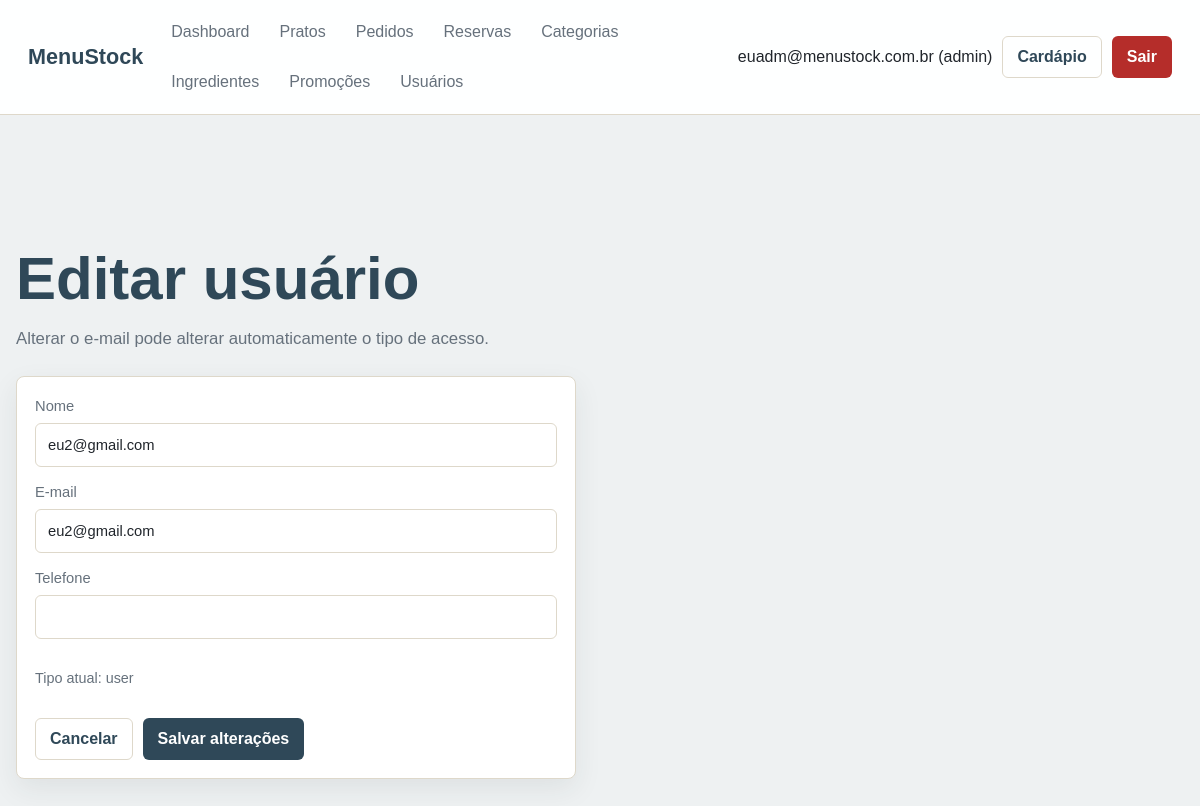
The page /admin/views/editar_usuario.php?id=11 (signed in) on the database its author committed.
### tables this page shows
CREATE TABLE `usuarios` (
  `id` int(11) NOT NULL,
  `nome` varchar(100) NOT NULL,
  `email` varchar(150) NOT NULL,
  `senha` varchar(255) NOT NULL,
  `telefone` varchar(20) DEFAULT NULL,
  `tipo` enum('admin','garcom','user') NOT NULL DEFAULT 'user',
  `login_attempts` tinyint(3) UNSIGNED NOT NULL DEFAULT 0,
  `locked_until` datetime DEFAULT NULL,
  `created_at` timestamp NOT NULL DEFAULT current_timestamp(),
  `updated_at` timestamp NOT NULL DEFAULT current_timestamp() ON UPDATE current_timestamp()
);

### admin/config/auth.php (called while the page is built, shortened)
<?php
require_once __DIR__ . '/conexao.php';
function e(mixed $value): string
{
    return htmlspecialchars((string) $value, ENT_QUOTES, 'UTF-8');
}
function isLoggedIn(): bool
{
    return !empty($_SESSION['usuario_id']);
}
function currentUserId(): ?int
{
    return isset($_SESSION['usuario_id']) ? (int) $_SESSION['usuario_id'] : null;
}
function currentUserTipo(): ?string
{
    return $_SESSION['usuario_tipo'] ?? null;
}
function hasRole(array|string $roles): bool
{
    $roles = is_array($roles) ? $roles : [$roles];
    return isLoggedIn() && in_array(currentUserTipo(), $roles, true);
}
function currentUser(): ?array
{
    $stmt = getConnection()->prepare('SELECT id, nome, email, telefone, tipo FROM usuarios WHERE id = ?');
    $stmt->execute([currentUserId()]);
    $user = $stmt->fetch();
    return $user;
}

### admin/config/conexao.php (called while the page is built, shortened)
<?php
function getConnection(): PDO
{
    static $pdo = null;
    if ($pdo instanceof PDO) {
        return $pdo;
    }
    $host = getenv('DB_HOST') ?: getenv('MYSQLHOST') ?: 'zephyr.proxy.rlwy.net';
    $port = getenv('DB_PORT') ?: getenv('MYSQLPORT') ?: '46100';
    $database = getenv('DB_NAME') ?: getenv('MYSQLDATABASE') ?: 'menustock';
    $user = getenv('DB_USER') ?: getenv('MYSQLUSER') ?: 'root';
    $password = getenv('DB_PASS') ?: getenv('MYSQLPASSWORD') ?: 'ojuEPvwwMfxxPVxEbtBZrEFVKfSvwfrr';
    $dsn = "mysql:host={$host};port={$port};dbname={$database};charset=utf8mb4";
    try {
        $pdo = new PDO($dsn, $user, $password, [
            PDO::ATTR_ERRMODE => PDO::ERRMODE_EXCEPTION,
            PDO::ATTR_DEFAULT_FETCH_MODE => PDO::FETCH_ASSOC,
            PDO::ATTR_EMULATE_PREPARES => false,
        ]);
    } catch (PDOException $exception) {
        http_response_code(500);
        exit('Falha ao conectar ao banco de dados.');
    }
    return $pdo;
}

### admin/models/Usuario.php (called while the page is built, shortened)
<?php
require_once __DIR__ . '/../config/conexao.php';
class Usuario
{
    private PDO $pdo;
    public function __construct()
    {
        $this->pdo = getConnection();
    }
    public function buscarPorId(int $id): ?array
    {
        $stmt = $this->pdo->prepare('SELECT id, nome, email, telefone, tipo, created_at FROM usuarios WHERE id = ?');
        $stmt->execute([$id]);
        $usuario = $stmt->fetch();
        return $usuario ?: null;
    }
}

### admin/views/editar_usuario.php (the view, shortened to what this page needs)
<?php
require_once __DIR__ . '/../config/auth.php';
require_once __DIR__ . '/../models/Usuario.php';
$usuarioModel = new Usuario();
$id = (int) ($_GET['id'] ?? $_POST['id'] ?? 0);
$usuario = $usuarioModel->buscarPorId($id);
require_once __DIR__ . '/../config/header_admin.php';
?>
<section class="page-heading">
    <h1>Editar usuário</h1>
    <p>Alterar o e-mail pode alterar automaticamente o tipo de acesso.</p>
</section>
<form method="post" class="panel stack-form narrow-form">
    <label>
        Nome
        <input type="text" name="nome" required maxlength="100" value="<?= e($usuario['nome']) ?>">
    </label>
    <label>
        E-mail
        <input type="email" name="email" required maxlength="150" value="<?= e($usuario['email']) ?>">
    </label>
    <label>
        Telefone
        <input type="tel" name="telefone" maxlength="20" value="<?= e($usuario['telefone']) ?>">
    </label>
    <p class="muted">Tipo atual: <?= e($usuario['tipo']) ?></p>
    <div class="form-actions">
        <a class="btn btn-ghost" href="ver_usuarios.php">Cancelar</a>
        <button class="btn btn-primary" type="submit">Salvar alterações</button>
    </div>
</form>
<?php require_once __DIR__ . '/../config/footer_admin.php'; ?>

### admin/config/header_admin.php (shortened to what this page needs)
<?php
require_once __DIR__ . '/auth.php';
$adminUser = currentUser();
?>
<!doctype html>
<html lang="pt-BR">
<head>
    <link rel="stylesheet" href="../public/css/style.css">
</head>
<body class="admin-body">
<header class="admin-topbar">
    <a class="brand" href="<?= hasRole('garcom') ? 'menu_garcom.php' : 'dashboard.php' ?>">MenuStock</a>
    <nav class="admin-nav" aria-label="Menu administrativo">
        <a href="dashboard.php">Dashboard</a>
        <a href="gerenciar_pratos.php">Pratos</a>
        <a href="gerenciar_pedidos.php">Pedidos</a>
        <a href="gerenciar_reservas.php">Reservas</a>
        <?php if (hasRole('admin')): ?>
            <a href="gerenciar_categorias.php">Categorias</a>
            <a href="gerenciar_ingredientes.php">Ingredientes</a>
            <a href="gerenciar_promocoes.php">Promoções</a>
            <a href="ver_usuarios.php">Usuários</a>
        <?php endif; ?>
    </nav>
    <div class="topbar-actions">
        <span><?= e($adminUser['nome'] ?? 'Usuário') ?> (<?= e(currentUserTipo() ?? '') ?>)</span>
        <a class="btn btn-ghost" href="../../index.php">Cardápio</a>
        <form method="post" action="../controllers/logout.php">
            <button class="btn btn-danger" type="submit">Sair</button>
        </form>
    </div>
</header>
<main class="container admin-main">

### admin/public/css/style.css (style rules this page uses)
:root { --bg: #f7f5ef; --surface: #ffffff; --surface-soft: #f1eee6; --text: #20252b; --muted: #66717c; --line: #ded8ca; --primary: #2f4858; --primary-dark: #213540; --secondary: #e85d2a; --secondary-dark: #c74718; --success: #1f8a5b; --danger: #b52d2a; --warning: #a46c00; --radius: 8px; --shadow: 0 10px 28px rgba(35, 45, 55, 0.08); }
* { box-sizing: border-box; }
body { margin: 0; min-height: 100vh; background: var(--bg); color: var(--text); font-family: Arial, Helvetica, sans-serif; line-height: 1.5; }
a { color: inherit; text-decoration: none; }
button, input, select, textarea { font: inherit; }
input, select, textarea { width: 100%; border: 1px solid var(--line); border-radius: 6px; background: #fff; color: var(--text); padding: 10px 12px; }
label { display: grid; gap: 6px; color: var(--muted); font-size: 0.92rem; }
.container { width: min(1180px, calc(100% - 32px)); margin: 0 auto; }
.admin-body .container { width: min(1400px, calc(100% - 32px)); }
.site-header, .admin-topbar { position: sticky; top: 0; z-index: 20; display: flex; align-items: center; gap: 18px; justify-content: space-between; min-height: 72px; padding: 12px 28px; background: rgba(255, 255, 255, 0.94); border-bottom: 1px solid var(--line); backdrop-filter: blur(12px); }
.brand { color: var(--primary); font-size: 1.35rem; font-weight: 800; white-space: nowrap; }
.site-nav, .admin-nav, .site-actions, .topbar-actions, .inline-form, .form-actions, .section-head, .cart-summary, .order-head { display: flex; align-items: center; gap: 10px; flex-wrap: wrap; }
.site-nav, .admin-nav { flex: 1; }
.site-nav a, .admin-nav a { color: var(--muted); padding: 8px 10px; border-radius: 6px; }
.admin-body { background: #eef1f2; }
.admin-main { padding: 28px 0 44px; }
.btn { display: inline-flex; align-items: center; justify-content: center; gap: 8px; min-height: 38px; border: 1px solid transparent; border-radius: 6px; padding: 8px 14px; cursor: pointer; font-weight: 700; }
.btn-primary { background: var(--primary); color: #fff; }
.btn-danger { background: var(--danger); color: #fff; }
.btn-ghost { background: transparent; border-color: var(--line); color: var(--primary); }
.hero h1, .page-heading h1 { max-width: 720px; margin: 0; color: var(--primary); font-size: clamp(2rem, 5vw, 4rem); line-height: 1; }
.hero p, .page-heading p { max-width: 620px; color: var(--muted); font-size: 1.05rem; }
.card, .panel, .stat-card, .empty-state { background: var(--surface); border: 1px solid var(--line); border-radius: var(--radius); box-shadow: var(--shadow); }
.card-content, .panel, .empty-state { padding: 18px; }
.dish-meta, .muted { color: var(--muted); font-size: 0.9rem; }
.stack, .stack-form { display: grid; gap: 14px; }
.page-heading { padding: 28px 0 8px; }
.narrow-form { max-width: 560px; }

### rows shown on the page
usuarios: nome "euadm@menustock.com.br"
usuarios: nome "eu2@gmail.com", email "eu2@gmail.com", tipo "user"

### other values the page prints
currentUserTipo() "admin"
